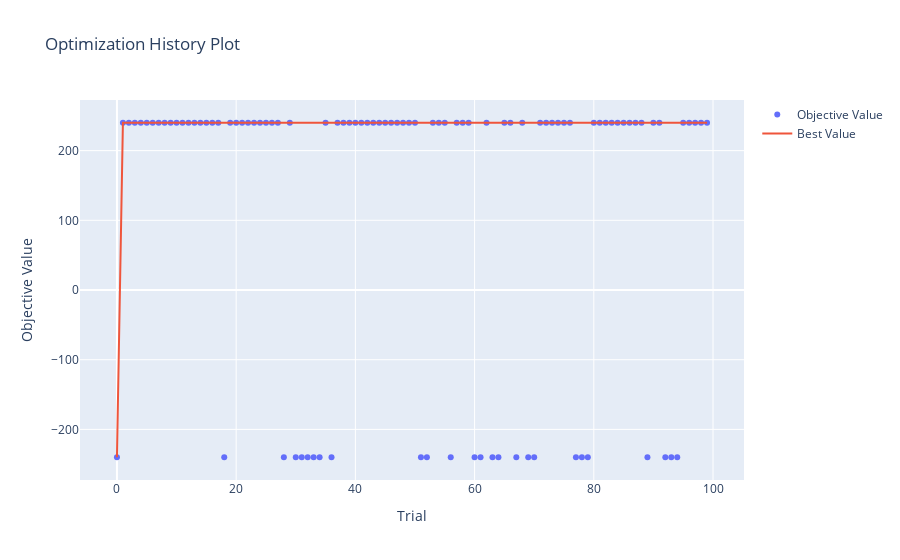

Notebook source saved alongside this figure:
### Code cell
optuna.visualization.plot_optimization_history(study).show()
